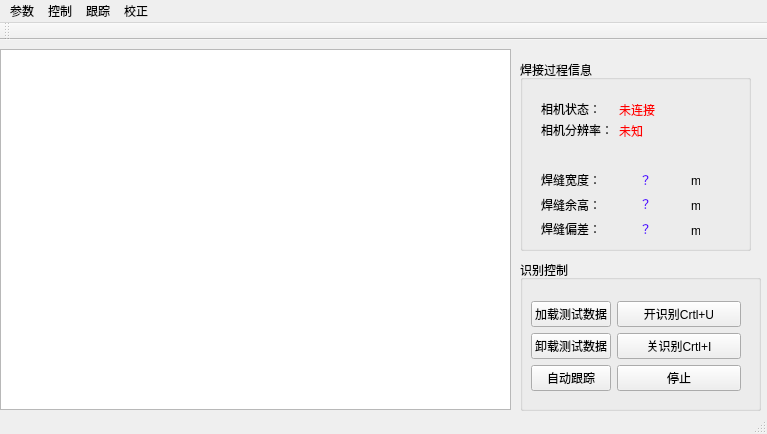
<?xml version="1.0" encoding="UTF-8"?>
<ui version="4.0">
 <class>MainWindow</class>
 <widget class="QMainWindow" name="MainWindow">
  <property name="geometry">
   <rect>
    <x>0</x>
    <y>0</y>
    <width>767</width>
    <height>434</height>
   </rect>
  </property>
  <property name="windowTitle">
   <string>MainWindow</string>
  </property>
  <widget class="QWidget" name="centralWidget">
   <widget class="QGraphicsView" name="videoGraphicsView">
    <property name="geometry">
     <rect>
      <x>0</x>
      <y>9</y>
      <width>511</width>
      <height>361</height>
     </rect>
    </property>
   </widget>
   <widget class="QGroupBox" name="groupBoxRecognition">
    <property name="geometry">
     <rect>
      <x>520</x>
      <y>220</y>
      <width>241</width>
      <height>151</height>
     </rect>
    </property>
    <property name="title">
     <string>识别控制</string>
    </property>
    <widget class="QWidget" name="layoutWidget">
     <property name="geometry">
      <rect>
       <x>0</x>
       <y>30</y>
       <width>232</width>
       <height>119</height>
      </rect>
     </property>
     <layout class="QFormLayout" name="formLayout">
      <item row="0" column="0">
       <widget class="QPushButton" name="btnLoadTestData">
        <property name="text">
         <string>加载测试数据</string>
        </property>
       </widget>
      </item>
      <item row="0" column="1">
       <widget class="QPushButton" name="btnTurnOnRecognition">
        <property name="text">
         <string>开识别Crtl+U</string>
        </property>
        <property name="shortcut">
         <string>Ctrl+U</string>
        </property>
       </widget>
      </item>
      <item row="1" column="0">
       <widget class="QPushButton" name="btnUnloadTestData">
        <property name="text">
         <string>卸载测试数据</string>
        </property>
       </widget>
      </item>
      <item row="1" column="1">
       <widget class="QPushButton" name="btnTurnOffRecognition">
        <property name="text">
         <string>关识别Crtl+I</string>
        </property>
        <property name="shortcut">
         <string>Ctrl+I</string>
        </property>
       </widget>
      </item>
      <item row="2" column="0">
       <widget class="QPushButton" name="btnStartAutoTrack">
        <property name="text">
         <string>自动跟踪</string>
        </property>
       </widget>
      </item>
      <item row="2" column="1">
       <widget class="QPushButton" name="btnStopAutoTrack">
        <property name="text">
         <string>停止</string>
        </property>
       </widget>
      </item>
     </layout>
    </widget>
   </widget>
   <widget class="QGroupBox" name="groupBoxWelding">
    <property name="geometry">
     <rect>
      <x>520</x>
      <y>20</y>
      <width>231</width>
      <height>191</height>
     </rect>
    </property>
    <property name="title">
     <string>焊接过程信息</string>
    </property>
    <widget class="QWidget" name="layoutWidget">
     <property name="geometry">
      <rect>
       <x>10</x>
       <y>100</y>
       <width>82</width>
       <height>89</height>
      </rect>
     </property>
     <layout class="QVBoxLayout" name="verticalLayout">
      <item>
       <widget class="QLabel" name="labelSeamWidth">
        <property name="text">
         <string>焊缝宽度：</string>
        </property>
       </widget>
      </item>
      <item>
       <widget class="QLabel" name="labelSeamRemainHeight">
        <property name="text">
         <string>焊缝余高：</string>
        </property>
       </widget>
      </item>
      <item>
       <widget class="QLabel" name="labelOffSet">
        <property name="text">
         <string>焊缝偏差：</string>
        </property>
       </widget>
      </item>
     </layout>
    </widget>
    <widget class="QWidget" name="layoutWidget">
     <property name="geometry">
      <rect>
       <x>160</x>
       <y>100</y>
       <width>31</width>
       <height>91</height>
      </rect>
     </property>
     <layout class="QVBoxLayout" name="verticalLayout_2">
      <item>
       <widget class="QLabel" name="unitLabel0">
        <property name="text">
         <string>mm</string>
        </property>
       </widget>
      </item>
      <item>
       <widget class="QLabel" name="unitLabel1">
        <property name="text">
         <string>mm</string>
        </property>
       </widget>
      </item>
      <item>
       <widget class="QLabel" name="unitLabel2">
        <property name="text">
         <string>mm</string>
        </property>
       </widget>
      </item>
     </layout>
    </widget>
    <widget class="QWidget" name="layoutWidget">
     <property name="geometry">
      <rect>
       <x>10</x>
       <y>30</y>
       <width>152</width>
       <height>58</height>
      </rect>
     </property>
     <layout class="QGridLayout" name="gridLayout">
      <item row="0" column="0">
       <widget class="QLabel" name="labelCameraState">
        <property name="text">
         <string>相机状态：</string>
        </property>
       </widget>
      </item>
      <item row="0" column="1">
       <widget class="QLabel" name="label_CameraState">
        <property name="text">
         <string>&lt;html&gt;&lt;head/&gt;&lt;body&gt;&lt;p&gt;&lt;span style=&quot; color:#ff0000;&quot;&gt;未连接&lt;/span&gt;&lt;/p&gt;&lt;/body&gt;&lt;/html&gt;</string>
        </property>
       </widget>
      </item>
      <item row="1" column="0">
       <widget class="QLabel" name="labelCameraResolution">
        <property name="text">
         <string>相机分辨率：</string>
        </property>
       </widget>
      </item>
      <item row="1" column="1">
       <widget class="QLabel" name="label_CameraResolution">
        <property name="text">
         <string>&lt;html&gt;&lt;head/&gt;&lt;body&gt;&lt;p&gt;&lt;span style=&quot; color:#ff0000;&quot;&gt;未知&lt;/span&gt;&lt;/p&gt;&lt;/body&gt;&lt;/html&gt;</string>
        </property>
       </widget>
      </item>
     </layout>
    </widget>
    <widget class="QWidget" name="layoutWidget">
     <property name="geometry">
      <rect>
       <x>90</x>
       <y>100</y>
       <width>71</width>
       <height>89</height>
      </rect>
     </property>
     <layout class="QVBoxLayout" name="verticalLayout_3">
      <item>
       <widget class="QLabel" name="label_WeldSeamWidth">
        <property name="text">
         <string>&lt;html&gt;&lt;head/&gt;&lt;body&gt;&lt;p align=&quot;center&quot;&gt;&lt;span style=&quot; color:#5500ff;&quot;&gt;？&lt;/span&gt;&lt;/p&gt;&lt;/body&gt;&lt;/html&gt;</string>
        </property>
       </widget>
      </item>
      <item>
       <widget class="QLabel" name="label_WeldSeamRemainHeight">
        <property name="text">
         <string>&lt;html&gt;&lt;head/&gt;&lt;body&gt;&lt;p align=&quot;center&quot;&gt;&lt;span style=&quot; color:#5500ff;&quot;&gt;？&lt;/span&gt;&lt;/p&gt;&lt;/body&gt;&lt;/html&gt;</string>
        </property>
       </widget>
      </item>
      <item>
       <widget class="QLabel" name="label_WeldSeamOffset">
        <property name="text">
         <string>&lt;html&gt;&lt;head/&gt;&lt;body&gt;&lt;p align=&quot;center&quot;&gt;&lt;span style=&quot; color:#5500ff;&quot;&gt;？&lt;/span&gt;&lt;/p&gt;&lt;/body&gt;&lt;/html&gt;</string>
        </property>
       </widget>
      </item>
     </layout>
    </widget>
   </widget>
  </widget>
  <widget class="QMenuBar" name="menuBar">
   <property name="geometry">
    <rect>
     <x>0</x>
     <y>0</y>
     <width>767</width>
     <height>23</height>
    </rect>
   </property>
   <widget class="QMenu" name="menuCamera">
    <property name="title">
     <string>参数</string>
    </property>
    <addaction name="actionParameterSet"/>
    <addaction name="actionWeldParameter"/>
    <addaction name="actionPID"/>
   </widget>
   <widget class="QMenu" name="menuControl">
    <property name="title">
     <string>控制</string>
    </property>
    <addaction name="actionManualControl"/>
   </widget>
   <widget class="QMenu" name="menuTrack">
    <property name="title">
     <string>跟踪</string>
    </property>
    <addaction name="actionOfflineTrack"/>
   </widget>
   <widget class="QMenu" name="menuCalibration">
    <property name="title">
     <string>校正</string>
    </property>
    <addaction name="actionCalibration1"/>
   </widget>
   <addaction name="menuCamera"/>
   <addaction name="menuControl"/>
   <addaction name="menuTrack"/>
   <addaction name="menuCalibration"/>
  </widget>
  <widget class="QToolBar" name="mainToolBar">
   <attribute name="toolBarArea">
    <enum>TopToolBarArea</enum>
   </attribute>
   <attribute name="toolBarBreak">
    <bool>false</bool>
   </attribute>
  </widget>
  <widget class="QStatusBar" name="statusBar"/>
  <action name="actionParameterSet">
   <property name="text">
    <string>相机</string>
   </property>
  </action>
  <action name="actionManualControl">
   <property name="text">
    <string>手动控制</string>
   </property>
  </action>
  <action name="actionOfflineTrack">
   <property name="text">
    <string>离线跟踪</string>
   </property>
  </action>
  <action name="actionWeldParameter">
   <property name="text">
    <string>焊接</string>
   </property>
  </action>
  <action name="actionCalibration1">
   <property name="text">
    <string>简单校正</string>
   </property>
  </action>
  <action name="actionPID">
   <property name="text">
    <string>PID</string>
   </property>
  </action>
 </widget>
 <layoutdefault spacing="6" margin="11"/>
 <resources/>
 <connections/>
</ui>
